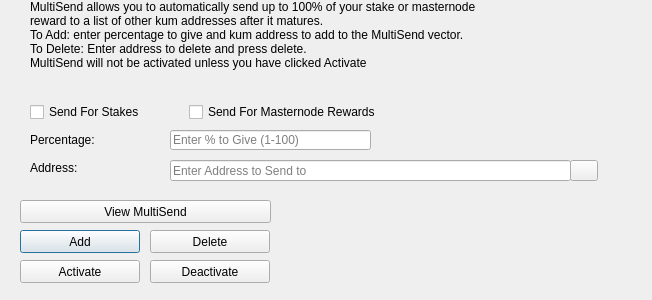
<?xml version="1.0" encoding="UTF-8"?>
<ui version="4.0">
 <class>MultiSendDialog</class>
 <widget class="QDialog" name="MultiSendDialog">
  <property name="windowModality">
   <enum>Qt::NonModal</enum>
  </property>
  <property name="geometry">
   <rect>
    <x>0</x>
    <y>0</y>
    <width>652</width>
    <height>300</height>
   </rect>
  </property>
  <property name="windowTitle">
   <string>MultiSend</string>
  </property>
  <widget class="QLineEdit" name="multiSendPercentEdit">
   <property name="geometry">
    <rect>
     <x>170</x>
     <y>130</y>
     <width>201</width>
     <height>20</height>
    </rect>
   </property>
   <property name="toolTip">
    <string>Enter whole numbers 1 - 100</string>
   </property>
   <property name="placeholderText">
    <string>Enter % to Give (1-100)</string>
   </property>
  </widget>
  <widget class="QLineEdit" name="multiSendAddressEdit">
   <property name="geometry">
    <rect>
     <x>170</x>
     <y>160</y>
     <width>401</width>
     <height>21</height>
    </rect>
   </property>
   <property name="toolTip">
    <string/>
   </property>
   <property name="placeholderText">
    <string>Enter Address to Send to</string>
   </property>
  </widget>
  <widget class="QLabel" name="label_2">
   <property name="geometry">
    <rect>
     <x>30</x>
     <y>0</y>
     <width>451</width>
     <height>121</height>
    </rect>
   </property>
   <property name="lineWidth">
    <number>1</number>
   </property>
   <property name="text">
    <string>MultiSend allows you to automatically send up to 100% of your stake or masternode reward to a list of other kum addresses after it matures.
To Add: enter percentage to give and kum address to add to the MultiSend vector.
To Delete: Enter address to delete and press delete.
MultiSend will not be activated unless you have clicked Activate</string>
   </property>
   <property name="alignment">
    <set>Qt::AlignLeading|Qt::AlignLeft|Qt::AlignTop</set>
   </property>
   <property name="wordWrap">
    <bool>true</bool>
   </property>
  </widget>
  <widget class="QLabel" name="message">
   <property name="geometry">
    <rect>
     <x>290</x>
     <y>200</y>
     <width>351</width>
     <height>91</height>
    </rect>
   </property>
   <property name="text">
    <string/>
   </property>
  </widget>
  <widget class="QPushButton" name="addButton">
   <property name="geometry">
    <rect>
     <x>20</x>
     <y>230</y>
     <width>120</width>
     <height>23</height>
    </rect>
   </property>
   <property name="toolTip">
    <string/>
   </property>
   <property name="statusTip">
    <string>Add to MultiSend Vector</string>
   </property>
   <property name="text">
    <string>Add</string>
   </property>
  </widget>
  <widget class="QPushButton" name="disableButton">
   <property name="geometry">
    <rect>
     <x>150</x>
     <y>260</y>
     <width>120</width>
     <height>23</height>
    </rect>
   </property>
   <property name="statusTip">
    <string>Deactivate MultiSend</string>
   </property>
   <property name="text">
    <string>Deactivate</string>
   </property>
  </widget>
  <widget class="QPushButton" name="addressBookButton">
   <property name="geometry">
    <rect>
     <x>570</x>
     <y>160</y>
     <width>28</width>
     <height>21</height>
    </rect>
   </property>
   <property name="toolTip">
    <string>Choose an address from the address book</string>
   </property>
   <property name="text">
    <string/>
   </property>
   <property name="icon">
    <iconset resource="../kum.qrc">
     <normaloff>:/icons/address-book</normaloff>:/icons/address-book</iconset>
   </property>
   <property name="shortcut">
    <string>Alt+A</string>
   </property>
   <property name="autoDefault">
    <bool>false</bool>
   </property>
  </widget>
  <widget class="QLabel" name="label">
   <property name="geometry">
    <rect>
     <x>30</x>
     <y>130</y>
     <width>121</width>
     <height>20</height>
    </rect>
   </property>
   <property name="toolTip">
    <string>Percentage of stake to send</string>
   </property>
   <property name="text">
    <string>Percentage:</string>
   </property>
  </widget>
  <widget class="QLabel" name="label_5">
   <property name="geometry">
    <rect>
     <x>30</x>
     <y>160</y>
     <width>111</width>
     <height>16</height>
    </rect>
   </property>
   <property name="toolTip">
    <string>Address to send portion of stake to</string>
   </property>
   <property name="text">
    <string>Address:</string>
   </property>
  </widget>
  <widget class="QPushButton" name="deleteButton">
   <property name="geometry">
    <rect>
     <x>150</x>
     <y>230</y>
     <width>120</width>
     <height>23</height>
    </rect>
   </property>
   <property name="toolTip">
    <string/>
   </property>
   <property name="statusTip">
    <string>Delete Address From MultiSend Vector</string>
   </property>
   <property name="text">
    <string>Delete</string>
   </property>
  </widget>
  <widget class="QPushButton" name="activateButton">
   <property name="geometry">
    <rect>
     <x>20</x>
     <y>260</y>
     <width>120</width>
     <height>23</height>
    </rect>
   </property>
   <property name="statusTip">
    <string>Activate MultiSend</string>
   </property>
   <property name="text">
    <string>Activate</string>
   </property>
  </widget>
  <widget class="QPushButton" name="viewButton">
   <property name="geometry">
    <rect>
     <x>20</x>
     <y>200</y>
     <width>251</width>
     <height>23</height>
    </rect>
   </property>
   <property name="toolTip">
    <string/>
   </property>
   <property name="statusTip">
    <string>View MultiSend Vector</string>
   </property>
   <property name="text">
    <string>View MultiSend</string>
   </property>
  </widget>
  <widget class="QWidget" name="horizontalLayoutWidget">
   <property name="geometry">
    <rect>
     <x>30</x>
     <y>100</y>
     <width>351</width>
     <height>24</height>
    </rect>
   </property>
   <layout class="QHBoxLayout" name="horizontalLayout">
    <item>
     <widget class="QCheckBox" name="multiSendStakeCheckBox">
      <property name="text">
       <string>Send For Stakes</string>
      </property>
     </widget>
    </item>
    <item>
     <widget class="QCheckBox" name="multiSendMasternodeCheckBox">
      <property name="text">
       <string>Send For Masternode Rewards</string>
      </property>
     </widget>
    </item>
   </layout>
  </widget>
 </widget>
 <resources>
  <include location="../kum.qrc"/>
 </resources>
 <connections/>
</ui>
